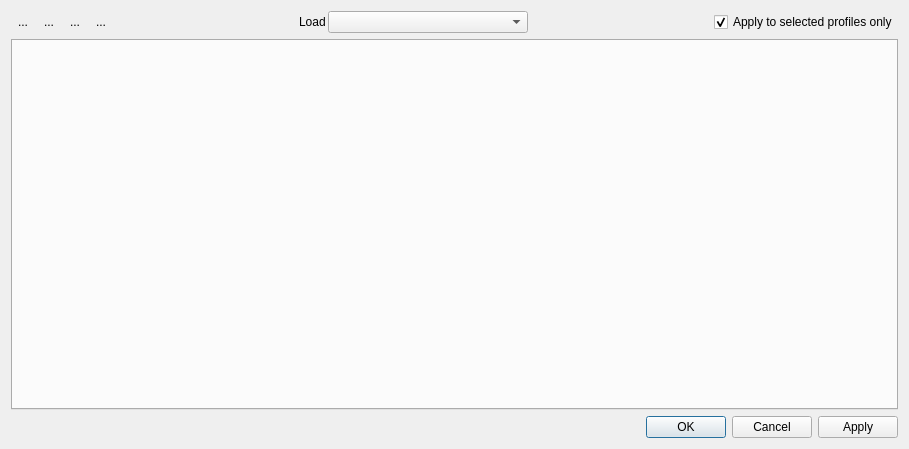
<?xml version="1.0" encoding="UTF-8"?>
<ui version="4.0">
 <class>Dialog</class>
 <widget class="QDialog" name="Dialog">
  <property name="geometry">
   <rect>
    <x>0</x>
    <y>0</y>
    <width>909</width>
    <height>449</height>
   </rect>
  </property>
  <property name="windowTitle">
   <string>Dialog</string>
  </property>
  <layout class="QVBoxLayout" name="verticalLayout">
   <item>
    <layout class="QHBoxLayout" name="horizontalLayout">
     <property name="spacing">
      <number>2</number>
     </property>
     <property name="topMargin">
      <number>0</number>
     </property>
     <item>
      <widget class="QToolButton" name="btnAddUDF">
       <property name="text">
        <string>...</string>
       </property>
       <property name="icon">
        <iconset resource="../../../QGIS/images/images.qrc">
         <normaloff>:/images/themes/default/mActionAdd.svg</normaloff>:/images/themes/default/mActionAdd.svg</iconset>
       </property>
       <property name="autoRaise">
        <bool>true</bool>
       </property>
      </widget>
     </item>
     <item>
      <widget class="QToolButton" name="btnRemoveUDF">
       <property name="text">
        <string>...</string>
       </property>
       <property name="icon">
        <iconset resource="../../../QGIS/images/images.qrc">
         <normaloff>:/images/themes/default/mActionRemove.svg</normaloff>:/images/themes/default/mActionRemove.svg</iconset>
       </property>
       <property name="autoRaise">
        <bool>true</bool>
       </property>
      </widget>
     </item>
     <item>
      <widget class="QToolButton" name="btnLoadUDF">
       <property name="text">
        <string>...</string>
       </property>
       <property name="icon">
        <iconset resource="../../../QGIS/images/images.qrc">
         <normaloff>:/images/themes/default/mActionFileOpen.svg</normaloff>:/images/themes/default/mActionFileOpen.svg</iconset>
       </property>
       <property name="autoRaise">
        <bool>true</bool>
       </property>
      </widget>
     </item>
     <item>
      <widget class="QToolButton" name="btnSaveUDF">
       <property name="text">
        <string>...</string>
       </property>
       <property name="icon">
        <iconset resource="../../../QGIS/images/images.qrc">
         <normaloff>:/images/themes/default/mActionFileSave.svg</normaloff>:/images/themes/default/mActionFileSave.svg</iconset>
       </property>
       <property name="autoRaise">
        <bool>true</bool>
       </property>
      </widget>
     </item>
     <item>
      <spacer name="horizontalSpacer_2">
       <property name="orientation">
        <enum>Qt::Horizontal</enum>
       </property>
       <property name="sizeHint" stdset="0">
        <size>
         <width>40</width>
         <height>20</height>
        </size>
       </property>
      </spacer>
     </item>
     <item>
      <widget class="QLabel" name="tbUDFFolder">
       <property name="text">
        <string>Load</string>
       </property>
      </widget>
     </item>
     <item>
      <widget class="QComboBox" name="cbUDFFolder">
       <property name="sizePolicy">
        <sizepolicy hsizetype="Preferred" vsizetype="Fixed">
         <horstretch>0</horstretch>
         <verstretch>0</verstretch>
        </sizepolicy>
       </property>
       <property name="minimumSize">
        <size>
         <width>200</width>
         <height>0</height>
        </size>
       </property>
      </widget>
     </item>
     <item>
      <spacer name="horizontalSpacer">
       <property name="orientation">
        <enum>Qt::Horizontal</enum>
       </property>
       <property name="sizeHint" stdset="0">
        <size>
         <width>40</width>
         <height>20</height>
        </size>
       </property>
      </spacer>
     </item>
     <item>
      <widget class="QCheckBox" name="cbShowSelectedOnly">
       <property name="text">
        <string>Apply to selected profiles only</string>
       </property>
       <property name="checked">
        <bool>true</bool>
       </property>
      </widget>
     </item>
    </layout>
   </item>
   <item>
    <widget class="QSplitter" name="splitter">
     <property name="sizePolicy">
      <sizepolicy hsizetype="Preferred" vsizetype="Expanding">
       <horstretch>0</horstretch>
       <verstretch>2</verstretch>
      </sizepolicy>
     </property>
     <property name="orientation">
      <enum>Qt::Vertical</enum>
     </property>
     <widget class="QTabWidget" name="mTabWidget">
      <property name="sizePolicy">
       <sizepolicy hsizetype="Preferred" vsizetype="Preferred">
        <horstretch>0</horstretch>
        <verstretch>2</verstretch>
       </sizepolicy>
      </property>
      <property name="currentIndex">
       <number>-1</number>
      </property>
     </widget>
    </widget>
   </item>
   <item>
    <widget class="QDialogButtonBox" name="buttonBox">
     <property name="orientation">
      <enum>Qt::Horizontal</enum>
     </property>
     <property name="standardButtons">
      <set>QDialogButtonBox::Apply|QDialogButtonBox::Cancel|QDialogButtonBox::Ok</set>
     </property>
    </widget>
   </item>
  </layout>
  <action name="actionAddUDF">
   <property name="icon">
    <iconset resource="../../../QGIS/images/images.qrc">
     <normaloff>:/images/themes/default/mActionAdd.svg</normaloff>:/images/themes/default/mActionAdd.svg</iconset>
   </property>
   <property name="text">
    <string>Add Function</string>
   </property>
  </action>
  <action name="actionRemoveUDF">
   <property name="icon">
    <iconset resource="../../../QGIS/images/images.qrc">
     <normaloff>:/images/themes/default/mActionRemove.svg</normaloff>:/images/themes/default/mActionRemove.svg</iconset>
   </property>
   <property name="text">
    <string>Remove Function</string>
   </property>
  </action>
  <action name="actionShowForSelectedOnly">
   <property name="checkable">
    <bool>true</bool>
   </property>
   <property name="icon">
    <iconset resource="../../../QGIS/images/images.qrc">
     <normaloff>:/images/themes/default/mIconSelected.svg</normaloff>:/images/themes/default/mIconSelected.svg</iconset>
   </property>
   <property name="text">
    <string>Selected Only</string>
   </property>
  </action>
  <action name="actionLoadUDF">
   <property name="icon">
    <iconset resource="../../../QGIS/images/images.qrc">
     <normaloff>:/images/themes/default/mActionScriptOpen.svg</normaloff>:/images/themes/default/mActionScriptOpen.svg</iconset>
   </property>
   <property name="text">
    <string>LoadUDF</string>
   </property>
  </action>
  <action name="actionSaveUDF">
   <property name="icon">
    <iconset resource="../../../QGIS/images/images.qrc">
     <normaloff>:/images/themes/default/mActionFileSave.svg</normaloff>:/images/themes/default/mActionFileSave.svg</iconset>
   </property>
   <property name="text">
    <string>Save UDF</string>
   </property>
  </action>
  <action name="actionRefresh">
   <property name="icon">
    <iconset resource="../../../QGIS/images/images.qrc">
     <normaloff>:/images/themes/default/mActionRefresh.svg</normaloff>:/images/themes/default/mActionRefresh.svg</iconset>
   </property>
   <property name="text">
    <string>Refresh</string>
   </property>
  </action>
 </widget>
 <resources>
  <include location="../ui/eotsv_resources.qrc"/>
  <include location="../../../QGIS/images/images.qrc"/>
 </resources>
 <connections>
  <connection>
   <sender>buttonBox</sender>
   <signal>accepted()</signal>
   <receiver>Dialog</receiver>
   <slot>accept()</slot>
   <hints>
    <hint type="sourcelabel">
     <x>248</x>
     <y>254</y>
    </hint>
    <hint type="destinationlabel">
     <x>157</x>
     <y>274</y>
    </hint>
   </hints>
  </connection>
  <connection>
   <sender>buttonBox</sender>
   <signal>rejected()</signal>
   <receiver>Dialog</receiver>
   <slot>reject()</slot>
   <hints>
    <hint type="sourcelabel">
     <x>316</x>
     <y>260</y>
    </hint>
    <hint type="destinationlabel">
     <x>286</x>
     <y>274</y>
    </hint>
   </hints>
  </connection>
 </connections>
</ui>
